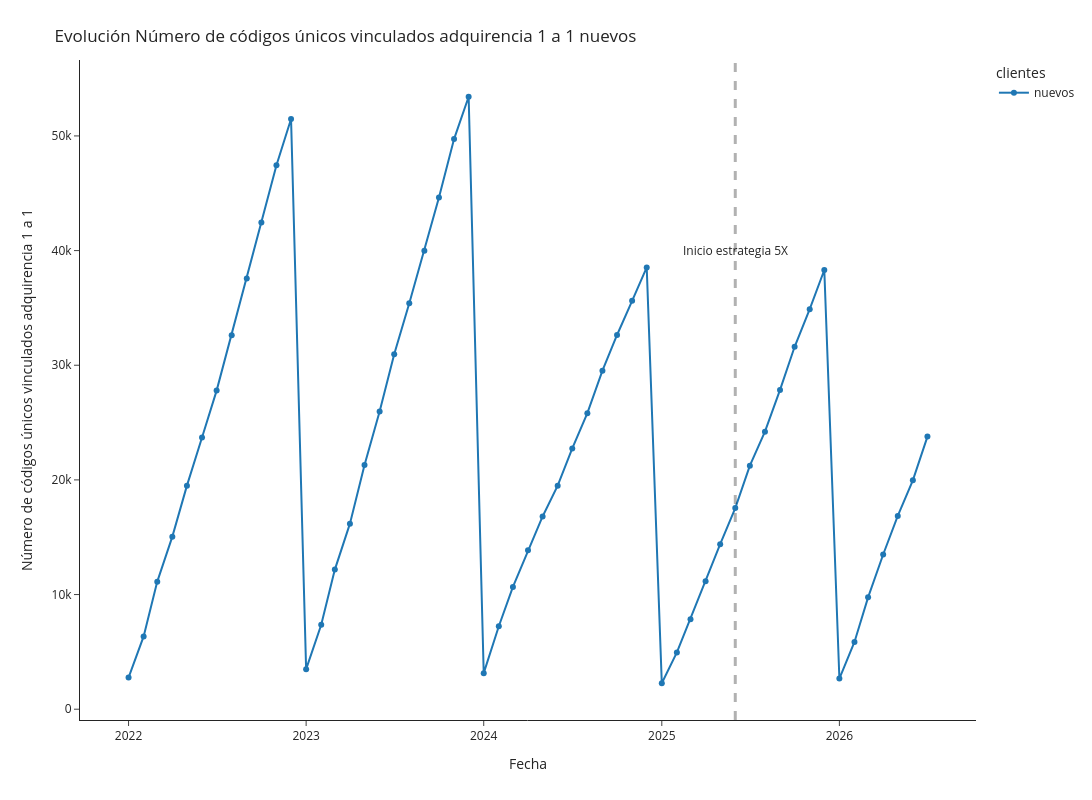

The cell this chart's notebook holds for it:
### Code cell
df_plot = pd.concat([df_plot1])
fig = px.line(df_plot, x="fecha", y="cantidad_clientes", color='clientes',markers=True, template='simple_white', width=1600, height=800)
fig.add_vline(x='2025-06-01', line_width=3, line_dash="dash")
fig.update_layout(
    title={
        'text': "Evolución Número de códigos únicos vinculados adquirencia 1 a 1 nuevos",
        'xanchor': 'left',
        'yanchor': 'top'},
    xaxis=dict(
            title=dict(
                text="Fecha"
            )),
    yaxis=dict(
            title=dict(
                text="Número de códigos únicos vinculados adquirencia 1 a 1"
            ))
)
fig.add_annotation(x='2025-06-01', y=40000,
            text="Inicio estrategia 5X",
            showarrow=False,
            arrowhead=1)

### Figure 1 — Plotly figure (JSON) as saved in the notebook; plotly's stock layout.template omitted (floating-point values rounded to 4 significant figures)
{"data": [{"hovertemplate": "clientes=nuevos<br>fecha=%{x}<br>cantidad_clientes=%{y}<extra></extra>", "legendgroup": "nuevos", "line": {"color": "#1F77B4", "dash": "solid"}, "marker": {"symbol": "circle"}, "mode": "lines+markers", "name": "nuevos", "orientation": "v", "showlegend": true, "type": "scatter", "x": ["2026-07-01T00:00:00", "2026-06-01T00:00:00", "2026-05-01T00:00:00", "2026-04-01T00:00:00", "2026-03-01T00:00:00", "2026-02-01T00:00:00", "2026-01-01T00:00:00", "2025-12-01T00:00:00", "2025-11-01T00:00:00", "2025-10-01T00:00:00", "2025-09-01T00:00:00", "2025-08-01T00:00:00", "2025-07-01T00:00:00", "2025-06-01T00:00:00", "2025-05-01T00:00:00", "2025-04-01T00:00:00", "2025-03-01T00:00:00", "2025-02-01T00:00:00", "2025-01-01T00:00:00", "2024-12-01T00:00:00", "2024-11-01T00:00:00", "2024-10-01T00:00:00", "2024-09-01T00:00:00", "2024-08-01T00:00:00", "2024-07-01T00:00:00", "2024-06-01T00:00:00", "2024-05-01T00:00:00", "2024-04-01T00:00:00", "2024-03-01T00:00:00", "2024-02-01T00:00:00", "2024-01-01T00:00:00", "2023-12-01T00:00:00", "2023-11-01T00:00:00", "2023-10-01T00:00:00", "2023-09-01T00:00:00", "2023-08-01T00:00:00", "2023-07-01T00:00:00", "2023-06-01T00:00:00", "2023-05-01T00:00:00", "2023-04-01T00:00:00", "2023-03-01T00:00:00", "2023-02-01T00:00:00", "2023-01-01T00:00:00", "2022-12-01T00:00:00", "2022-11-01T00:00:00", "2022-10-01T00:00:00", "2022-09-01T00:00:00", "2022-08-01T00:00:00", "2022-07-01T00:00:00", "2022-06-01T00:00:00", "2022-05-01T00:00:00", "2022-04-01T00:00:00", "2022-03-01T00:00:00", "2022-02-01T00:00:00", "2022-01-01T00:00:00"], "xaxis": "x", "y": [23778, 19966, 16859, 13495, 9756, 5869, 2669, 38305, 34893, 31609, 27850, 24210, 21240, 17541, 14390, 11159, 7842, 4955, 2264, 38529, 35619, 32639, 29526, 25820, 22743, 19493, 16810, 13864, 10666, 7236, 3144, 53417, 49728, 44622, 39977, 35412, 30959, 25969, 21293, 16181, 12175, 7365, 3491, 51480, 47450, 42447, 37558, 32611, 27788, 23697, 19497, 15050, 11127, 6346, 2756], "yaxis": "y"}], "layout": {"annotations": [{"arrowhead": 1, "showarrow": false, "text": "Inicio estrategia 5X", "x": "2025-06-01", "y": 40000}], "height": 800, "legend": {"title": {"text": "clientes"}, "tracegroupgap": 0}, "margin": {"t": 60}, "shapes": [{"line": {"dash": "dash", "width": 3}, "type": "line", "x0": "2025-06-01", "x1": "2025-06-01", "xref": "x", "y0": 0, "y1": 1, "yref": "y domain"}], "title": {"text": "Evolución Número de códigos únicos vinculados adquirencia 1 a 1 nuevos", "xanchor": "left", "yanchor": "top"}, "width": 1600, "xaxis": {"anchor": "y", "domain": [0, 1], "title": {"text": "Fecha"}}, "yaxis": {"anchor": "x", "domain": [0, 1], "title": {"text": "Número de códigos únicos vinculados adquirencia 1 a 1"}}}}
